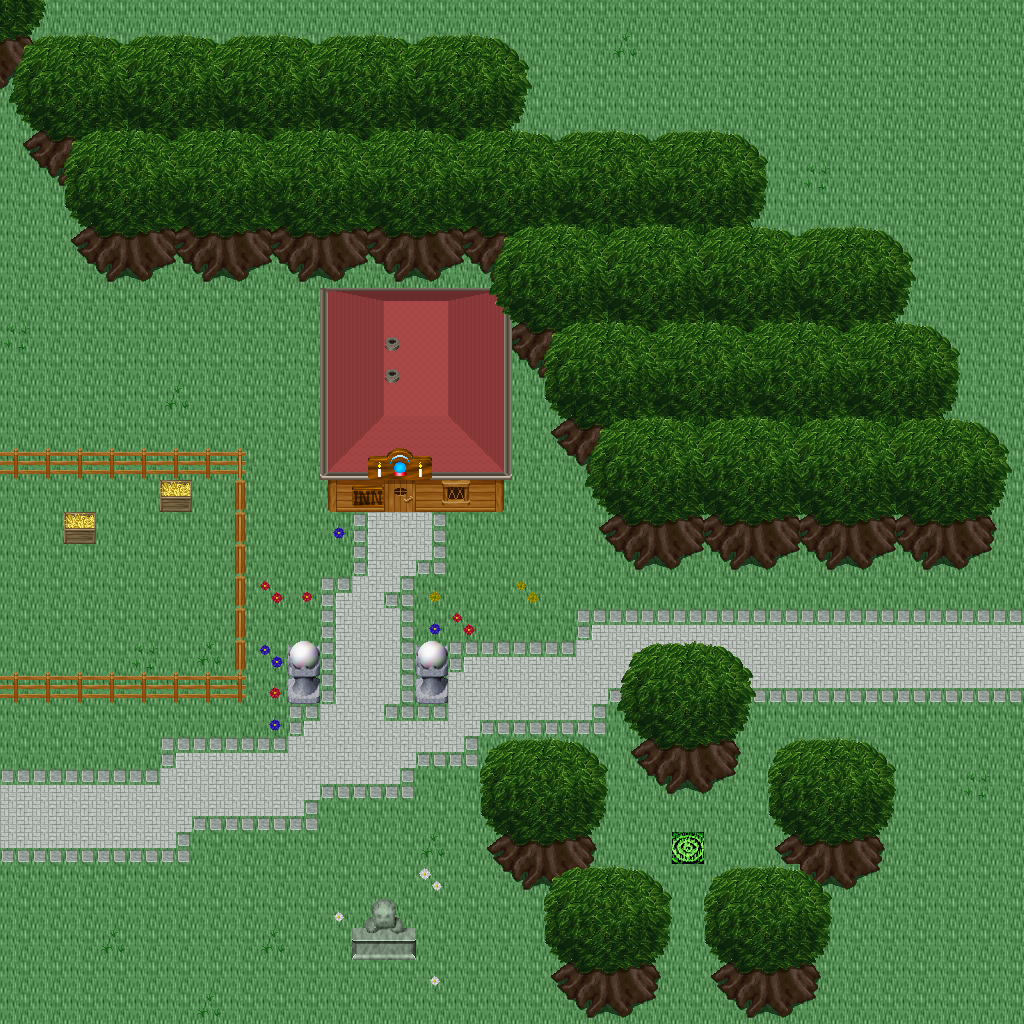

Tiled map render using the project's own tile images. Description and the map definition, with tile-layer contents summarised, below:
An orthogonal 32x32 tile map with 32x32 px tiles, 5 tile layers (Ground, Objects, Objects2, Above, ...), 1 hidden layer not drawn, 48 tilesets.

<map version="1.10" tiledversion="1.11.0" orientation="orthogonal" renderorder="right-down" width="32" height="32" tilewidth="32" tileheight="32" infinite="0" nextlayerid="11" nextobjectid="1">
 <tileset firstgid="1" name="logic_collision" tilewidth="32" tileheight="32" tilecount="1" columns="1">
  <image source="../drawable/logic_collision.png" width="32" height="32" />
 </tileset>
 <tileset firstgid="2" name="ground_ground" tilewidth="32" tileheight="32" tilecount="33" columns="3">
  <image source="../drawable/ground_ground.png" width="96" height="352" />
 </tileset>
 <tileset firstgid="35" name="ground_water_water" tilewidth="32" tileheight="32" tilecount="24" columns="3">
  <image source="../drawable/ground_water_water.png" width="96" height="256" />
 </tileset>
 <tileset firstgid="59" name="plant_grasses" tilewidth="32" tileheight="32" tilecount="6" columns="3">
  <image source="../drawable/plant_grasses.png" width="96" height="64" />
 </tileset>
 <tileset firstgid="65" name="ground_grass_edges" tilewidth="32" tileheight="32" tilecount="36" columns="12">
  <image source="../drawable/ground_grass_edges.png" width="384" height="96" />
 </tileset>
 <tileset firstgid="101" name="plant_tree_tree_green" tilewidth="32" tileheight="32" tilecount="88" columns="8">
  <image source="../drawable/plant_tree_tree_green.png" width="256" height="352" />
 </tileset>
 <tileset firstgid="189" name="ground_water_pool_grassy" tilewidth="32" tileheight="32" tilecount="27" columns="9">
  <image source="../drawable/ground_water_pool_grassy.png" width="288" height="96" />
 </tileset>
 <tileset firstgid="216" name="ground_water_water_corners" tilewidth="32" tileheight="32" tilecount="12" columns="6">
  <image source="../drawable/ground_water_water_corners.png" width="192" height="64" />
 </tileset>
 <tileset firstgid="228" name="plant_flower_daisy_blue" tilewidth="32" tileheight="32" tilecount="8" columns="2">
  <image source="../drawable/plant_flower_daisy_blue.png" width="64" height="128" />
 </tileset>
 <tileset firstgid="236" name="ground_water_channels_grassy" tilewidth="32" tileheight="32" tilecount="6" columns="3">
  <image source="../drawable/ground_water_channels_grassy.png" width="96" height="64" />
 </tileset>
 <tileset firstgid="242" name="plant_flower_daisy_yellow" tilewidth="32" tileheight="32" tilecount="8" columns="2">
  <image source="../drawable/plant_flower_daisy_yellow.png" width="64" height="128" />
 </tileset>
 <tileset firstgid="250" name="plant_flower_daisy_white" tilewidth="32" tileheight="32" tilecount="8" columns="2">
  <image source="../drawable/plant_flower_daisy_white.png" width="64" height="128" />
 </tileset>
 <tileset firstgid="258" name="building_wall_wall_brown" tilewidth="32" tileheight="32" tilecount="12" columns="3">
  <image source="../drawable/building_wall_wall_brown.png" width="96" height="128" />
 </tileset>
 <tileset firstgid="270" name="plant_bush_bushes" tilewidth="32" tileheight="32" tilecount="10" columns="5">
  <image source="../drawable/plant_bush_bushes.png" width="160" height="64" />
 </tileset>
 <tileset firstgid="280" name="plant_vine" tilewidth="32" tileheight="32" tilecount="3" columns="1">
  <image source="../drawable/plant_vine.png" width="32" height="96" />
 </tileset>
 <tileset firstgid="283" name="building_decoration_rocks_2" tilewidth="32" tileheight="32" tilecount="2" columns="1">
  <image source="../drawable/building_decoration_rocks_2.png" width="32" height="64" />
 </tileset>
 <tileset firstgid="285" name="plant_stump_stump_green" tilewidth="32" tileheight="32" tilecount="4" columns="2">
  <image source="../drawable/plant_stump_stump_green.png" width="64" height="64" />
 </tileset>
 <tileset firstgid="289" name="building_decoration_green_block" tilewidth="32" tileheight="32" tilecount="4" columns="2">
  <image source="../drawable/building_decoration_green_block.png" width="64" height="64" />
 </tileset>
 <tileset firstgid="293" name="plant_tree_tree_golden_small" tilewidth="32" tileheight="32" tilecount="6" columns="2">
  <image source="../drawable/plant_tree_tree_golden_small.png" width="64" height="96" />
 </tileset>
 <tileset firstgid="299" name="plant_flower_daisy_red" tilewidth="32" tileheight="32" tilecount="8" columns="2">
  <image source="../drawable/plant_flower_daisy_red.png" width="64" height="128" />
 </tileset>
 <tileset firstgid="307" name="plant_stump_stump_purple" tilewidth="32" tileheight="32" tilecount="4" columns="2">
  <image source="../drawable/plant_stump_stump_purple.png" width="64" height="64" />
 </tileset>
 <tileset firstgid="311" name="item_pot_dark_barrel" tilewidth="32" tileheight="32" tilecount="2" columns="1">
  <image source="../drawable/item_pot_dark_barrel.png" width="32" height="64" />
 </tileset>
 <tileset firstgid="313" name="ground_ladder_vertical_dark" tilewidth="32" tileheight="32" tilecount="3" columns="3">
  <image source="../drawable/ground_ladder_vertical_dark.png" width="96" height="32" />
 </tileset>
 <tileset firstgid="316" name="item_statue_green_stone" tilewidth="32" tileheight="32" tilecount="12" columns="4">
  <image source="../drawable/item_statue_green_stone.png" width="128" height="96" />
 </tileset>
 <tileset firstgid="328" name="item_statue_grey_stone" tilewidth="32" tileheight="32" tilecount="4" columns="2">
  <image source="../drawable/item_statue_grey_stone.png" width="64" height="64" />
 </tileset>
 <tileset firstgid="332" name="ground_rock_pebbles" tilewidth="32" tileheight="32" tilecount="3" columns="1">
  <image source="../drawable/ground_rock_pebbles.png" width="32" height="96" />
 </tileset>
 <tileset firstgid="335" name="item_corpse_huge_animal" tilewidth="32" tileheight="32" tilecount="16" columns="2">
  <image source="../drawable/item_corpse_huge_animal.png" width="64" height="256" />
 </tileset>
 <tileset firstgid="351" name="building_fence_fence_chunky" tilewidth="32" tileheight="32" tilecount="21" columns="3">
  <image source="../drawable/building_fence_fence_chunky.png" width="96" height="224" />
 </tileset>
 <tileset firstgid="372" name="building_roof_red" tilewidth="32" tileheight="32" tilecount="20" columns="5">
  <image source="../drawable/building_roof_red.png" width="160" height="128" />
 </tileset>
 <tileset firstgid="392" name="building_decoration_banner" tilewidth="32" tileheight="32" tilecount="12" columns="1">
  <image source="../drawable/building_decoration_banner.png" width="32" height="384" />
 </tileset>
 <tileset firstgid="404" name="building_door_closed" tilewidth="32" tileheight="32" tilecount="1" columns="1">
  <image source="../drawable/building_door_closed.png" width="32" height="32" />
 </tileset>
 <tileset firstgid="405" name="building_window_window_right" tilewidth="32" tileheight="32" tilecount="2" columns="2">
  <image source="../drawable/building_window_window_right.png" width="64" height="32" />
 </tileset>
 <tileset firstgid="407" name="building_decoration_floor_sparkle" tilewidth="32" tileheight="32" tilecount="18" columns="3">
  <image source="../drawable/building_decoration_floor_sparkle.png" width="96" height="192" />
 </tileset>
 <tileset firstgid="425" name="object_well" tilewidth="32" tileheight="32" tilecount="4" columns="2">
  <image source="../drawable/object_well.png" width="64" height="64" />
 </tileset>
 <tileset firstgid="429" name="building_decoration_magician_banner" tilewidth="32" tileheight="32" tilecount="3" columns="3">
  <image source="../drawable/building_decoration_magician_banner.png" width="96" height="32" />
 </tileset>
 <tileset firstgid="432" name="building_decoration_chimney" tilewidth="32" tileheight="32" tilecount="2" columns="1">
  <image source="../drawable/building_decoration_chimney.png" width="32" height="64" />
 </tileset>
 <tileset firstgid="434" name="logic_item_sheepfood" tilewidth="32" tileheight="32" tilecount="1" columns="1">
  <image source="../drawable/logic_item_sheepfood.png" width="32" height="32" />
 </tileset>
 <tileset firstgid="435" name="logic_creature_rodent" tilewidth="32" tileheight="32" tilecount="8" columns="8">
  <image source="../drawable/logic_creature_rodent.png" width="256" height="32" />
 </tileset>
 <tileset firstgid="443" name="logic_creature_animal" tilewidth="32" tileheight="32" tilecount="32" columns="8">
  <image source="../drawable/logic_creature_animal.png" width="256" height="128" />
 </tileset>
 <tileset firstgid="475" name="logic_item_resources" tilewidth="32" tileheight="32" tilecount="6" columns="6">
  <image source="../drawable/logic_item_resources.png" width="192" height="32" />
 </tileset>
 <tileset firstgid="481" name="logic_protection" tilewidth="32" tileheight="32" tilecount="2" columns="2">
  <image source="../drawable/logic_protection.png" width="64" height="32" />
 </tileset>
 <tileset firstgid="483" name="ground_green_paving" tilewidth="32" tileheight="32" tilecount="18" columns="3">
  <image source="../drawable/ground_green_paving.png" width="96" height="192" />
 </tileset>
 <tileset firstgid="501" name="building_fence_palisade" tilewidth="32" tileheight="32" tilecount="84" columns="6">
  <image source="../drawable/building_fence_palisade.png" width="192" height="448" />
 </tileset>
 <tileset firstgid="585" name="light_light_5x5" tilewidth="32" tileheight="32" tilecount="25" columns="5">
  <image source="../drawable/light_light_5x5.png" width="160" height="160" />
 </tileset>
 <tileset firstgid="610" name="light_door_light" tilewidth="32" tileheight="32" tilecount="12" columns="3">
  <image source="../drawable/light_door_light.png" width="96" height="128" />
 </tileset>
 <tileset firstgid="622" name="building_decoration_orbpedestal" tilewidth="32" tileheight="32" tilecount="2" columns="1">
  <image source="../drawable/building_decoration_orbpedestal.png" width="32" height="64" />
 </tileset>
 <tileset firstgid="624" name="item_pot_wooden_crates" tilewidth="32" tileheight="32" tilecount="6" columns="3">
  <image source="../drawable/item_pot_wooden_crates.png" width="96" height="64" />
 </tileset>
 <tileset firstgid="630" name="logic_creature_fowl" tilewidth="32" tileheight="32" tilecount="6" columns="6">
  <image source="../drawable/logic_creature_fowl.png" width="192" height="32" />
 </tileset>
 <layer id="1" name="Ground" width="32" height="32">
  <data>[1024 cells, 1024 non-empty, 2 distinct tile ids]</data>
 </layer>
 <layer id="2" name="Objects" width="32" height="32">
  <data>[1024 cells, 119 non-empty, 8 distinct tile ids]</data>
 </layer>
 <layer id="3" name="Objects2" width="32" height="32">
  <data>[1024 cells, 200 non-empty, 58 distinct tile ids]</data>
 </layer>
 <layer id="4" name="Above" width="32" height="32">
  <data>[1024 cells, 325 non-empty, 57 distinct tile ids]</data>
 </layer>
 <layer id="5" name="Above2" width="32" height="32">
  <data>[1024 cells, 13 non-empty, 7 distinct tile ids]</data>
 </layer>
 <layer id="6" name="Walkable" width="32" height="32" visible="0">
  <data>[1024 cells, 327 non-empty, 1 distinct tile ids]</data>
 </layer>
 <objectgroup id="7" name="Mapevents" />
 <objectgroup id="8" name="Spawn" />
 <objectgroup id="9" name="Keys" />
 <objectgroup id="10" name="Replace" />
</map>
